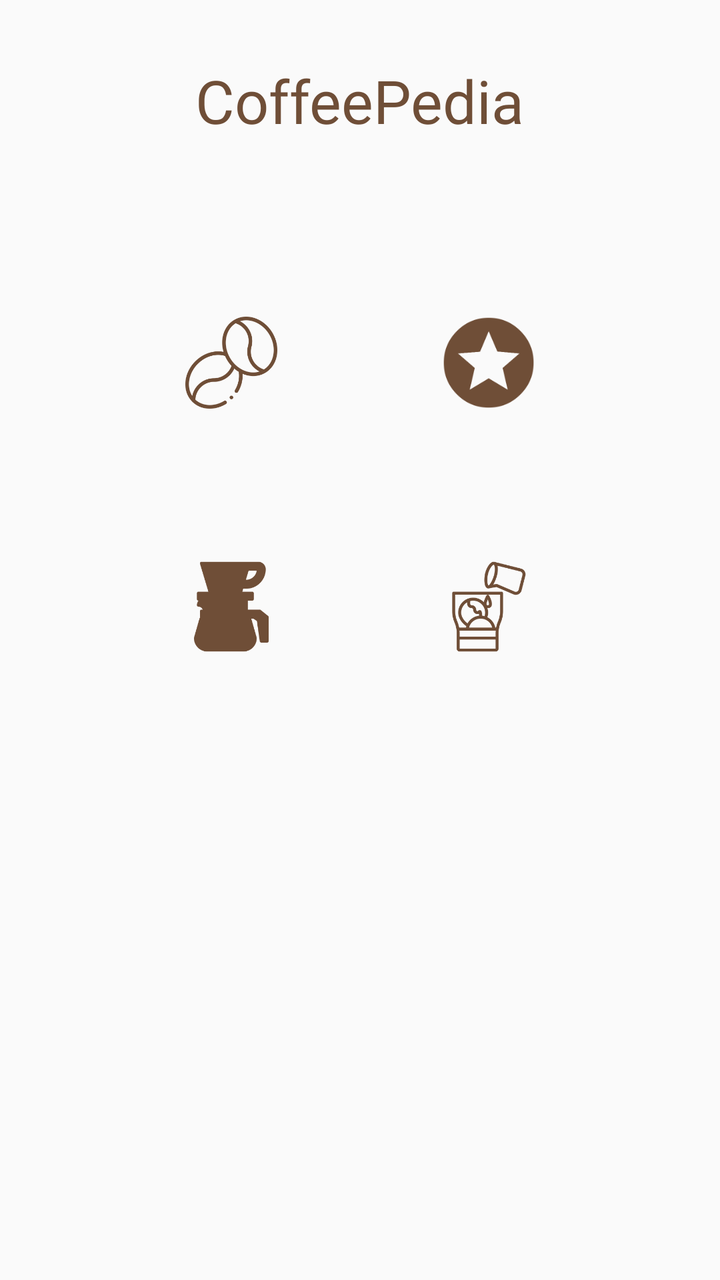
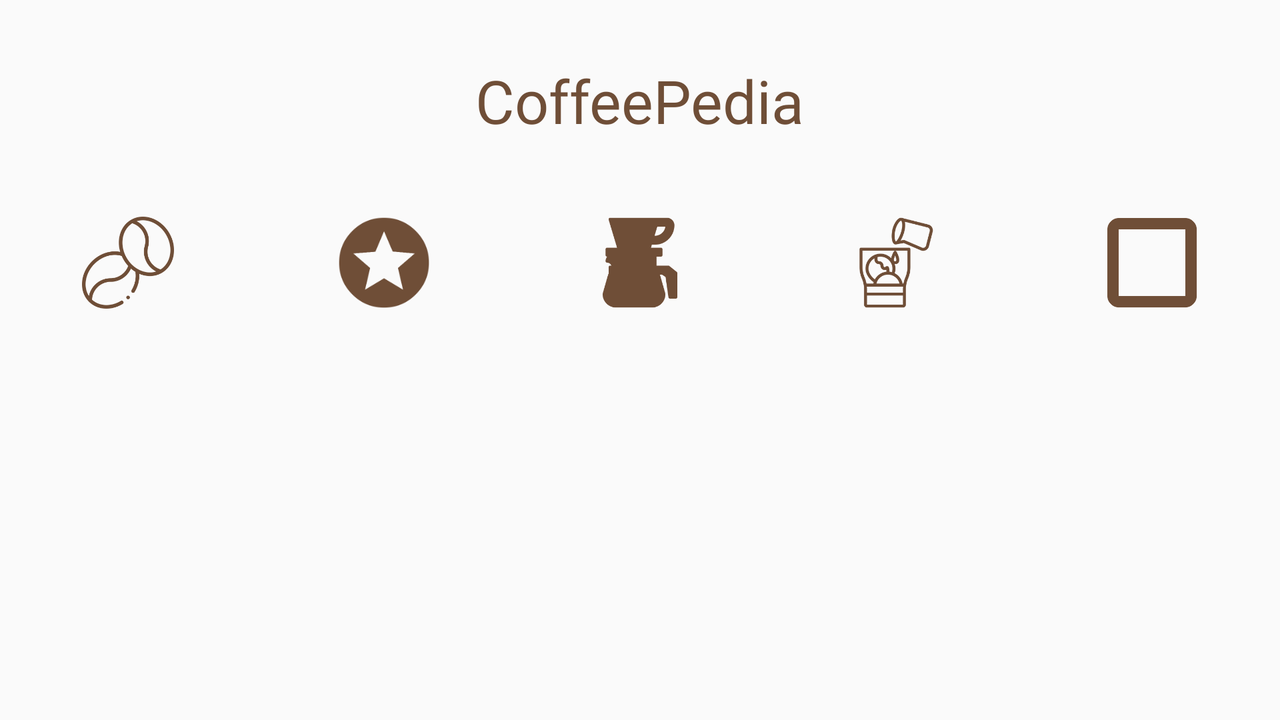

One screen, two layout resources from the same app: the default and the repository's alternative for another configuration. Each is rendered where Android would select it; the XML of both is given below.
<!-- AndroidManifest.xml: application theme Theme.AppCompat.DayNight -->
<!-- res/layout/activity_main.xml -->
<?xml version="1.0" encoding="utf-8"?>
<ScrollView xmlns:android="http://schemas.android.com/apk/res/android"
    xmlns:app="http://schemas.android.com/apk/res-auto"
    xmlns:tools="http://schemas.android.com/tools"
    android:id="@+id/main"
    android:layout_width="match_parent"
    android:layout_height="match_parent"
    android:foregroundTint="@color/colorPrimaryDark"
    android:orientation="vertical"
    tools:context=".ui.activity.MainActivity">

    <LinearLayout
        android:layout_width="match_parent"
        android:layout_height="wrap_content"
        android:orientation="vertical">

        <TextView
            android:id="@+id/header"
            android:layout_width="wrap_content"
            android:layout_height="wrap_content"
            android:layout_gravity="center"
            android:layout_marginTop="30dp"
            android:fontFamily="@font/roboto_black"
            android:text="@string/header_title"
            android:textColor="@color/color_coffee"
            android:textSize="30sp" />

        <androidx.constraintlayout.widget.ConstraintLayout
            android:id="@+id/linearLayout"
            android:layout_width="match_parent"
            android:layout_height="match_parent">

            <ImageView
                android:id="@+id/beans_img"
                android:layout_width="wrap_content"
                android:layout_height="wrap_content"
                android:layout_marginStart="18dp"
                android:layout_marginTop="80dp"
                android:onClick="startCoffeeBeansActivity"
                android:src="@drawable/ic_beans"
                app:layout_constraintEnd_toStartOf="@+id/reviews_img"
                app:layout_constraintStart_toStartOf="parent"
                app:layout_constraintTop_toTopOf="parent" />

            <ImageView
                android:id="@+id/reviews_img"
                android:layout_width="wrap_content"
                android:layout_height="wrap_content"
                android:layout_marginEnd="18dp"
                android:onClick="startCoffeeReviewActivity"
                android:src="@drawable/ic_reviews"
                app:layout_constraintEnd_toEndOf="parent"
                app:layout_constraintStart_toEndOf="@+id/beans_img"
                app:layout_constraintTop_toTopOf="@+id/beans_img" />

            <ImageView
                android:id="@+id/brew_methods_img"
                android:layout_width="wrap_content"
                android:layout_height="wrap_content"
                android:layout_marginStart="18dp"
                android:layout_marginTop="60dp"
                android:onClick="startBrewMethodsActivity"
                android:src="@drawable/ic_methods"
                app:layout_constraintEnd_toStartOf="@+id/brew_recipes_img"
                app:layout_constraintStart_toStartOf="parent"
                app:layout_constraintTop_toBottomOf="@+id/beans_img" />

            <ImageView
                android:id="@+id/brew_recipes_img"
                android:layout_width="wrap_content"
                android:layout_height="wrap_content"
                android:layout_marginEnd="18dp"
                android:onClick="startBrewRecipesActivity"
                android:src="@drawable/ic_recipes"
                app:layout_constraintEnd_toEndOf="parent"
                app:layout_constraintStart_toEndOf="@+id/brew_methods_img"
                app:layout_constraintTop_toTopOf="@+id/brew_methods_img" />

        </androidx.constraintlayout.widget.ConstraintLayout>

    </LinearLayout>

</ScrollView>
<!-- resources referenced by this layout -->
<resources>
  <color name="colorPrimaryDark">#3700B3</color>
  <color name="color_coffee">#6f4e37</color>
  <!-- drawable ic_beans: png bitmap (drawable-hdpi, 2825 bytes) -->
  <!-- drawable ic_methods: png bitmap (drawable-hdpi, 1459 bytes) -->
  <!-- drawable ic_recipes: png bitmap (drawable-hdpi, 2408 bytes) -->
  <!-- drawable ic_reviews: png bitmap (drawable-hdpi, 2594 bytes) -->
  <string name="header_title">CoffeePedia</string>
</resources>
<!-- res/layout-land/activity_main.xml (the repository's variant of the layout above) -->
<!-- drawn on the phone turned sideways -->
<?xml version="1.0" encoding="utf-8"?>
<ScrollView xmlns:android="http://schemas.android.com/apk/res/android"
    xmlns:app="http://schemas.android.com/apk/res-auto"
    xmlns:tools="http://schemas.android.com/tools"
    android:id="@+id/main"
    android:layout_width="match_parent"
    android:layout_height="match_parent"
    android:foregroundTint="@color/colorPrimaryDark"
    android:orientation="vertical"
    tools:context=".ui.activity.MainActivity">

    <LinearLayout
        android:layout_width="match_parent"
        android:layout_height="wrap_content"
        android:orientation="vertical">

        <TextView
            android:id="@+id/header"
            style="@style/title"
            android:layout_width="wrap_content"
            android:layout_height="wrap_content"
            android:layout_gravity="center"
            android:layout_marginTop="30dp"
            android:layout_marginBottom="30dp"
            android:text="@string/header_title" />

        <LinearLayout
            android:layout_width="match_parent"
            android:layout_height="0dp"
            android:orientation="horizontal"
            android:id="@+id/linearLayout"
            android:layout_weight="4">

            <ImageView
                android:id="@+id/beans_img"
                android:layout_width="wrap_content"
                android:layout_height="wrap_content"
                android:onClick="startCoffeeBeansActivity"
                android:src="@drawable/ic_beans"
                android:layout_weight="1"/>

            <ImageView
                android:id="@+id/reviews_img"
                android:layout_width="wrap_content"
                android:layout_height="wrap_content"
                android:onClick="startCoffeeReviewActivity"
                android:src="@drawable/ic_reviews"
                android:layout_weight="1"/>

            <ImageView
                android:id="@+id/brew_methods_img"
                android:layout_width="wrap_content"
                android:layout_height="wrap_content"
                android:onClick="startBrewMethodsActivity"
                android:src="@drawable/ic_methods"
                android:layout_weight="1"/>

            <ImageView
                android:id="@+id/brew_recipes_img"
                android:layout_width="wrap_content"
                android:layout_height="wrap_content"
                android:onClick="startBrewRecipesActivity"
                android:src="@drawable/ic_recipes"
                android:layout_weight="1"/>

            <ImageView
                android:id="@+id/animation_img"
                android:layout_width="wrap_content"
                android:layout_height="wrap_content"
                android:onClick="startAnimationActivity"
                android:src="@drawable/ic_animation"
                android:layout_weight="1" />

        </LinearLayout>

    </LinearLayout>

</ScrollView>
<!-- resources referenced by the variant -->
<!-- as the phone turned sideways resolves them -->
<resources>
  <color name="colorPrimaryDark">#3700B3</color>
  <!-- drawable ic_animation: png bitmap (drawable-hdpi, 605 bytes) -->
  <!-- drawable ic_beans: png bitmap (drawable-hdpi, 2825 bytes) -->
  <!-- drawable ic_methods: png bitmap (drawable-hdpi, 1459 bytes) -->
  <!-- drawable ic_recipes: png bitmap (drawable-hdpi, 2408 bytes) -->
  <!-- drawable ic_reviews: png bitmap (drawable-hdpi, 2594 bytes) -->
  <string name="header_title">CoffeePedia</string>
  <style name="title" parent="TextAppearance.AppCompat">
          <item name="android:fontFamily">@font/roboto_black</item>
          <item name="android:textColor">@color/color_coffee</item>
          <item name="android:textSize">30sp</item>
      </style>
  <color name="color_coffee">#6f4e37</color>
</resources>
